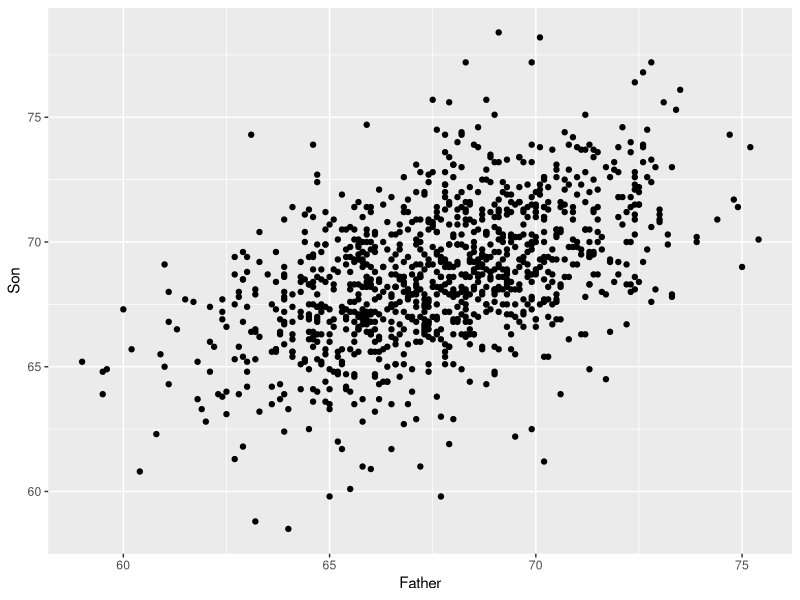
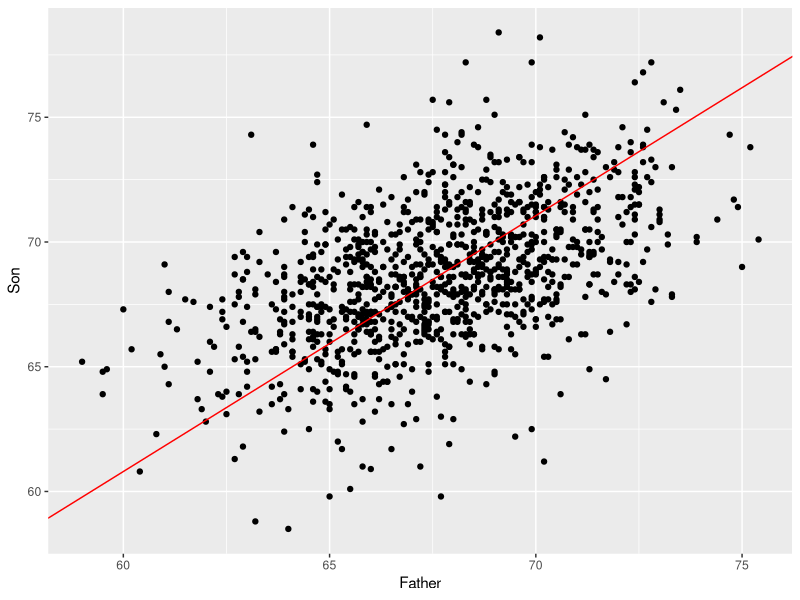
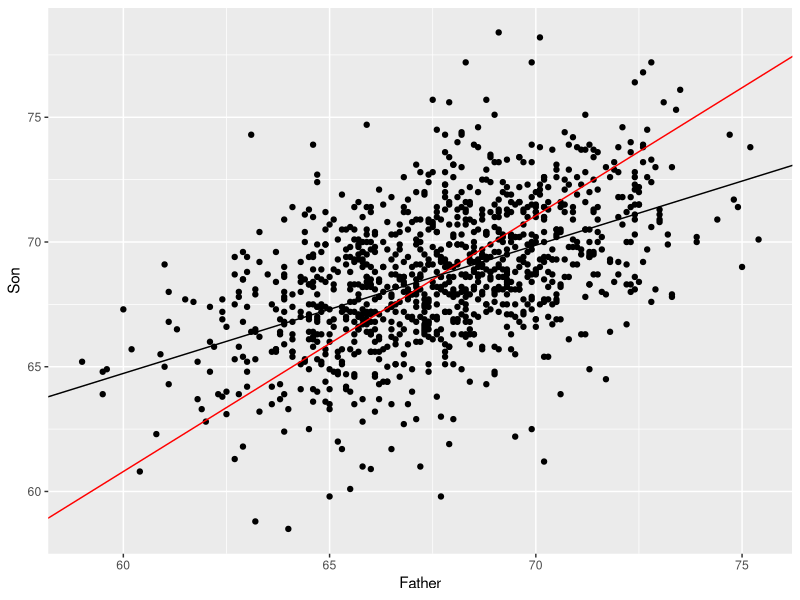

These charts were generated, in order, by the following R code:
# Lesson 1 Assignment - Regression Part 1

# Your assignment is to write the commands instructed in the comments below. To run your
# commands, simply hit Ctrl+Enter (command+return on a MAC) when the cursor is on that 
# command line. You can also type commands directly into the Console below, but you must
# save them in this file for your assignment.

# Do not change these four lines or GradeScope will not work
library(readxl)
library(dplyr)
library(ggplot2)
fs <- read_excel("Father-son-height.xlsx")

## Father Son Height

#We'll start by examining the famous dataset collected by Pearson (of 'Pearson 
# correlation' fame) of fathers' and sons' heights in 1903. In the code chunk above 
# is the code to load the dataset under the name fs (for father-son).

#1. Create a scatter plot with son heights on the y axis. Use the classic theme.
# Save the plot as plotfs.
plotfs <- ggplot(fs, aes(x = Father, y = Son)) +
  geom_point()

#2. Using dplyr, create a report of the following metrics for both fathers and sons:
# mean (meanf and means), standard deviation (sdf and sds), maximum (maxf and maxs),
# minimum (minf and mins). Call the report summstats.
summstats <- fs %>% 
  summarize(meanf = mean(Father),
             means = mean(Son),
             sdf = sd(Father),
             sds = sd(Son),
             maxf = max(Father),
             maxs = max(Son),
             minf = min(Father),
             mins = min(Son))
  
#3. Are sons shorter than the fathers?
# *ENTER ANSWER HERE*

#4. Are sons' heights less variant than fathers' heights?
# *ENTER ANSWER HERE*

#5. Redo the scatter plot from question 1 but this time add this line of code to 
# the plot *geom_abline(slope = 1.025627, intercept = -.737, color = "red")*. The 
# slope of 1.025627 is sds / sdf, the standard deviation of son heights divided 
# by the standard deviation of father heights. Save the plot as plotfs2.
plotfs2 <- ggplot(fs, aes(x = Father, y = Son)) +
  geom_point() +
  geom_abline(slope = 1.025627, intercept = -.737, color = "red")

  
# This line is not the regression line, but pretend for a second that it is the 
# regression line. 

#6. What would be the interpretation of the slope coefficient?
# *ENTER ANSWER HERE*

# This slope coefficient has a nice interpretation: every additional inch of
# height a father has translates to about an additional inch we can expect his
# son to be.

#7. At first glance, this red line seems to "fit" the points nicely. But take 
# a look at fathers 70 inches and taller. If we used the red line to guess their 
# sons' heights, would our guesses more often be too high or too low? Or would 
# they be too high and too low an equal number of times?
# *ENTER ANSWER HERE*
  
#8. Now look at fathers 65 inches and shorter. If we used the red line to guess
# their sons' heights, would our guess more often be too high or too low? Or 
# would the be too high and too low an equal number of times?
# *ENTER ANSWER HERE*

# The answers to those previous questions illustrate regression to the mean. If
# you use a father's height to guess his son's height, your guesses will be 
# systematically wrong for tall fathers and for short fathers.

# Now let's calculate the real regression line. The formula for the regression
# line slope is shown in the file SlopeFormula.png.

#9. Apply this formula to report the slope of the regression line. (You've already 
# calculated sdf and sds, the stand deviation of fathers and sons, respectively. 
# Calculate the correlation between the two height variables.) Save the slope
# as htslope.
cor(fs$Father, fs$Son)
htslope = cor(fs$Father, fs$Son) * summstats$sds / summstats$sdf

#10. What is the y-intercept of the regression line? (Remember, the line goes 
# through the means. Isolate the y-intercept, b0, from the basic regression 
# equation, y = b0 + b1*x, by substituting the mean height of fathers in to the 
# x value, the mean height of sons into y, and doing basic algebra.) Save the 
# intercept as htint.
htint <- summstats$means - htslope * summstats$meanf

#11. Plot the heights again, with the same red line from question 5, and add the 
# regression line using *geom_abline(slope = , intercept = )*. (Do not specify 
# a color so it is plotted in black.) Save the plot as plotfs3.
plotfs3 <- ggplot(fs, aes(x = Father, y = Son)) +
  geom_point() +
  geom_abline(slope = 1.025627, intercept = -.737, color = "red") +
  geom_abline(slope = htslope, intercept = htint)


#12. Look again at fathers 70 inches and taller. If we use the regression line 
# to guess their sons' heights, will our guesses more often be too high, too low, 
# or too high and too low an equal number of times?
# *ENTER ANSWER HERE*
                                                                  
#13. Now look at fathers 65 inches and shorter. If we use the regression line to 
# guess their sons' heights, will our guesses more often be too high, too low, 
# or too high and too low an equal number of times?
# *ENTER ANSWER HERE*

#14. How many fathers are 72 inches or taller? Save the answer as f72.
f72 <- sum(fs$Father >= 72)

#15. How many sons are 72 inches or taller? Save the answer as s72.
s72 <- sum(fs$Son >= 72)

#16. What is our best guess for the height of a man whose father was 72 inches?
# Save the answer as sonest72.
sonest72 <- htint + htslope*72

#17. Men who are 72 inches tall have sons with an average height that is lower 
# than 72 inches. How is it that we end up with so many sons 72 inches tall and 
# taller if tall men have sons with average heights lower than theirs?
# *ENTER ANSWER HERE*

#18. Let's use R to do the regression model for us. Save the regression model 
# as htreg. (Remember, we are predicting sons' heights from fathers' heights.)
htreg <- lm(Son ~ Father, data = fs)

#19. Output the summary of the regression model.
summary(htreg)

# In the coefficients table, the column labeled Pr(>|t|) is the p-value of a 
# hypothesis test. The null hypothesis for the hypothesis test is that the 
# coefficient = 0. For the hypothesis test on the slope coefficient, a 
# coefficient of 0 would mean there is no linear relationship between fathers' 
# heights and sons' heights and that any observed relationship is due to random 
# chance. 
                                                                
#20. Is the slope coefficient of .514 due to random chance?
# *ENTER ANSWER HERE*
                                                                  
# We will now use this regression model to predict the heights of the sons of 
# five men: Shawn Bradley (90 inches tall), Shaquille O'Neal (85), Magic Johnson 
# (81), Kareem Abdul_Jabbar (86), and Boban Marjanović (88).

#21. Create a matrix of dimension 5 by 1 (5 rows, 1 column) with the heights of 
# those five NBA players. Call it nbaht.
nbaht <- matrix(c(90, 85, 81, 86, 88), nrow = 5)

# In order to input those values into the regression model, they need to come 
# from a data frame with the same variable names as the x-variable in our 
# regression model. 

#22. Convert nbaht to a data frame and give its lone variable the name, "Father".
nbaht <- data.frame(nbaht)
names(nbaht) <- "Father"

#23. Predict the heights of the sons of these NBA players using the *predict()* 
# function. Save the predictions as predson.
predson <- predict(htreg, newdata = nbaht)

#24. Refer back to the maximum height of the fathers in the data set. By using 
# this data to predict the heights of these NBA players' sons, we are engaging 
# in what dangerous practice?
# *ENTER ANSWER HERE*


## Regression to the mean
# **OPTIONAL** *EXTRA CREDIT**
# Give me an example of regression to the mean you've observed in society, in 
# the media, or in your own life. Bonus points if it's a phenomenon that people 
# often ascribe some alternate meaning to.
# * ENTER ANSWER HERE *